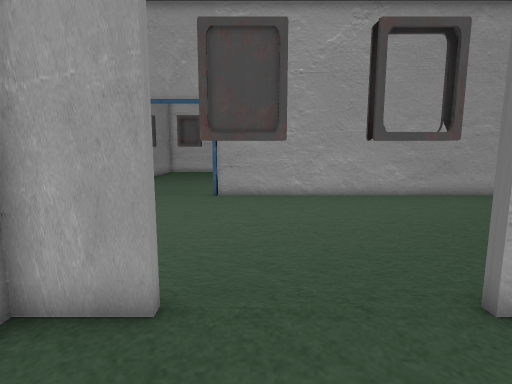
view 1 (above)

17 first-person views from a walk through a scene from a Unity 3-D project. The camera is 1.2 m above the floor, tilts 8° down and sees 80° across. Doors are open. The floor is counted in squares, 0.5 m on a side. Each view is taken from the middle of a square. On the plan, view 1 faces up. The plan holds only what a view shows up to about 19 squares ahead; the rest is blank. The place goes on beyond the plan. The player character is not drawn. Some surface patterns are stand-ins.

view 2
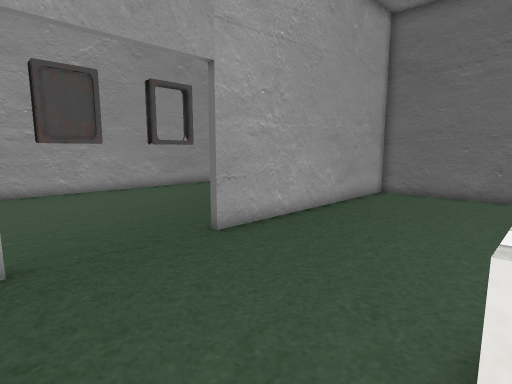

view 3
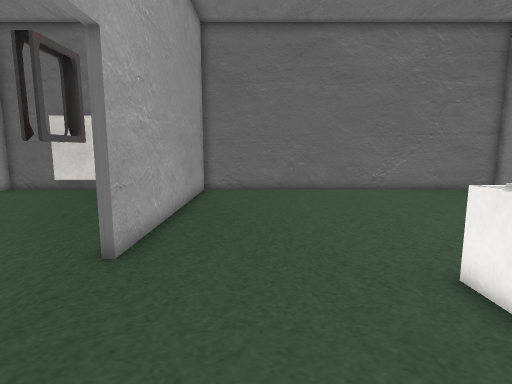

view 4
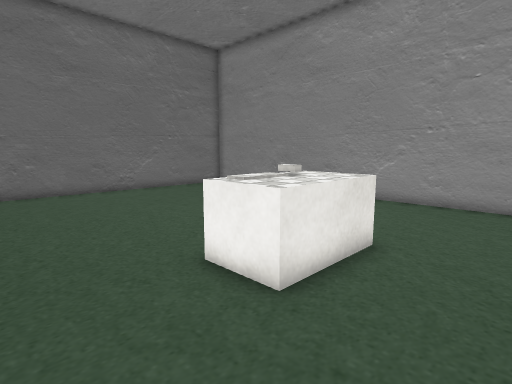

view 5
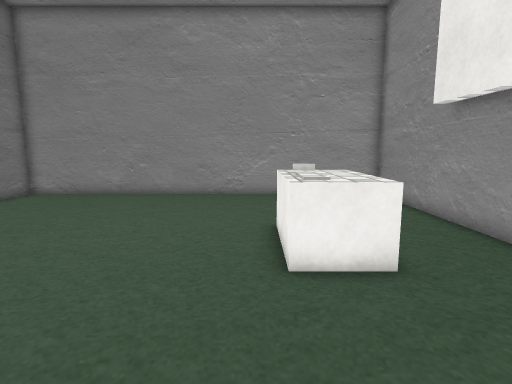

view 6
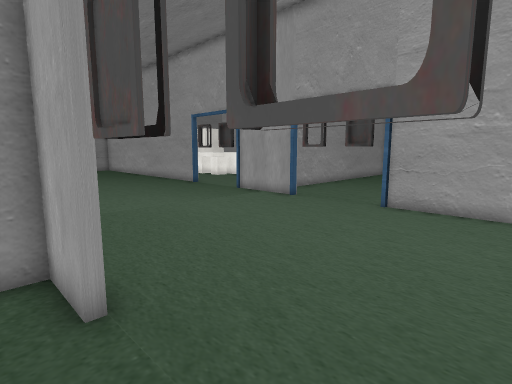

view 7
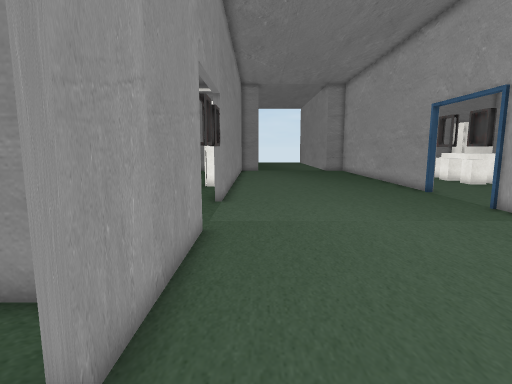

view 8
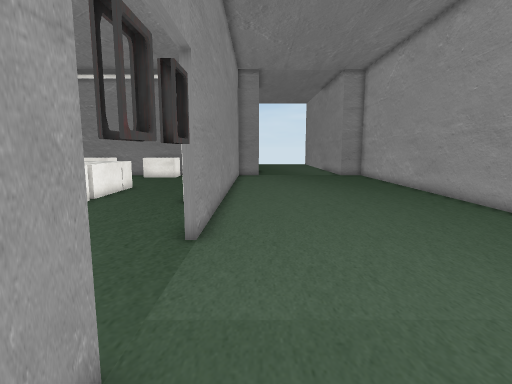

view 9
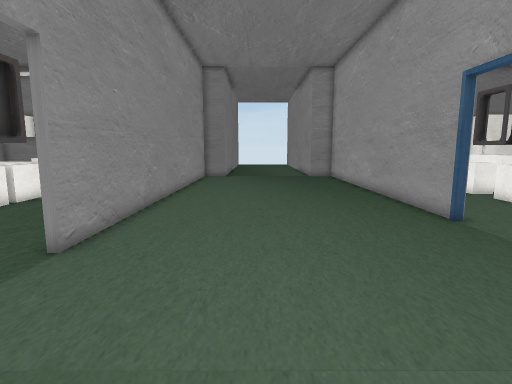

view 10
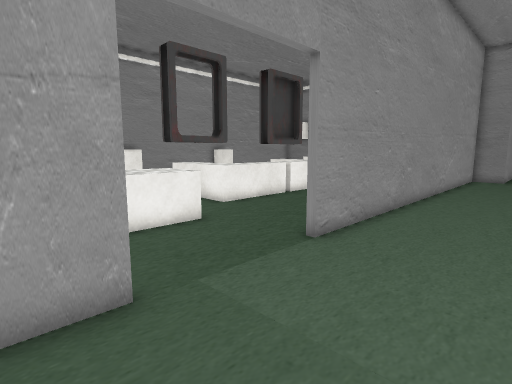

view 11
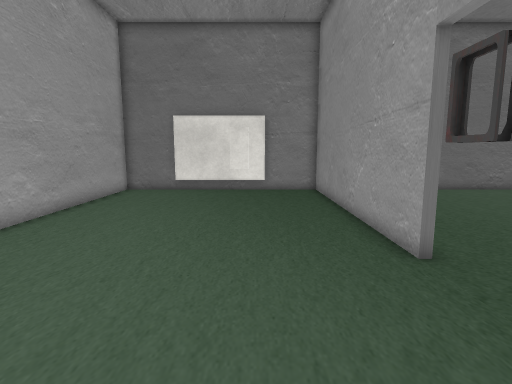

view 12
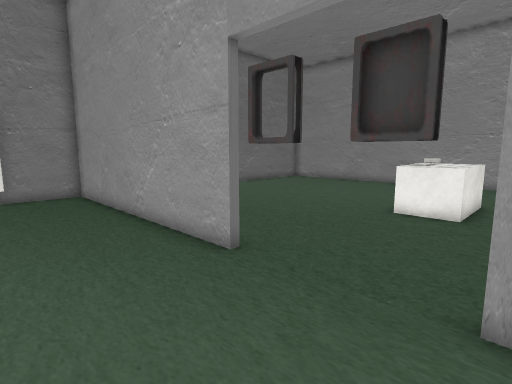

view 13
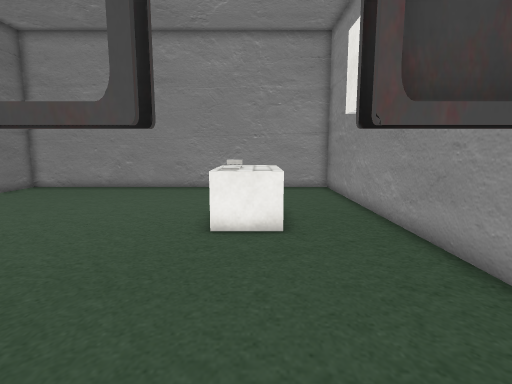

view 14
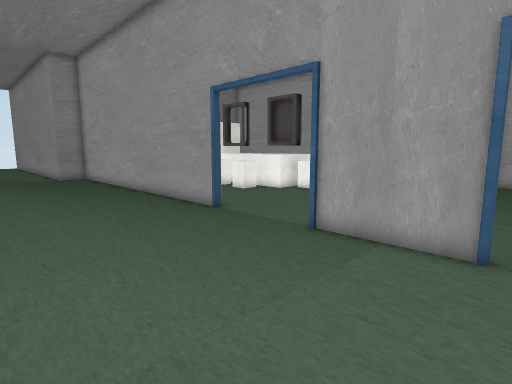

view 15
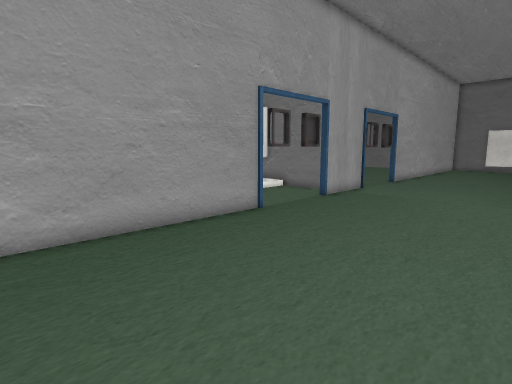

view 16
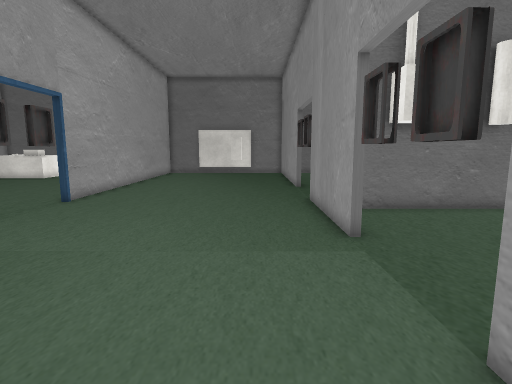

view 17
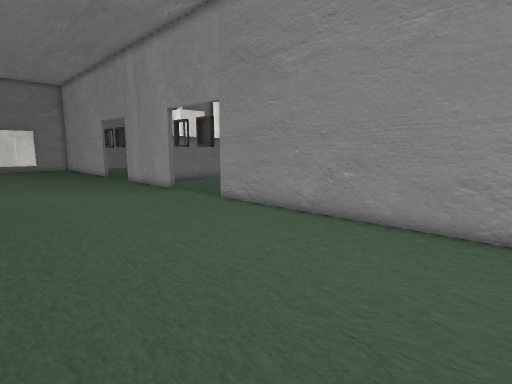

### Floor plan
Key: @ floor where view 1 was taken; # wall or solid block; x gap in a wall; . floor; D open door; O other object.
Columns run from 25 left of view 1 to 15 right of it. Each row starts with its distance up from view 1.
 17                 #
 16 #########DDDDDx###DDDDDx#################
 15 ........................................#
 14 ........................................#
 13 ........................................#
 12 ........................................#
 11 ........................................#
 10 ........................................#
  9 ......................................O.#
  8 ........................................#
  7 ........................................#
  6 ........................................#
  5 .............DDDD.......DDDDD...........#
  4 ############xDDDDD######DDDDD############
  3       #..............#..................#
  2    .................O#..................#
  1  ...................O#..................#
  0  ............OOOO...O#...@..............#
 -1  ............OOO  ...#..................#
 -2  OOOOOOOOOO.  O     OO..................#
 -3  O      O O.          ...OO#............#
 -4  OO      OO          #...OO#............#
 -5   O       O           ...OOO............#
 -6           O          #...OOO............#
 -7                      #..................#
 -8                      #..................#
 -9                      #..................#
-10                      #..................#
-11                      #..................#
-12                      #..................#
-13                      ####################

Positions as (right, up) in squares from view 1, and headings:
1: (0, 0), facing up
2: (-2, -3), facing up-right
3: (-3, 1), facing right
4: (-3, 1), facing down-right
5: (3, 3), facing down
6: (3, 3), facing up-left
7: (1, 6), facing left
8: (-5, 6), facing left
9: (-6, 9), facing left
10: (-6, 9), facing down-left
11: (-3, 8), facing right
12: (-2, 9), facing down-right
13: (1, 6), facing down
14: (-6, 8), facing up-left
15: (-25, 7), facing up-right
16: (-16, 7), facing right
17: (-25, 14), facing down-right
